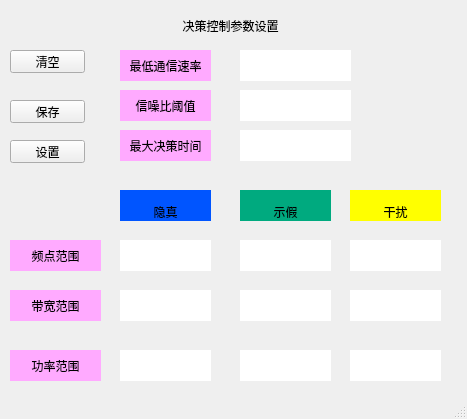
<?xml version="1.0" encoding="UTF-8"?>
<ui version="4.0">
 <class>MainWindow</class>
 <widget class="QMainWindow" name="MainWindow">
  <property name="geometry">
   <rect>
    <x>0</x>
    <y>0</y>
    <width>467</width>
    <height>419</height>
   </rect>
  </property>
  <property name="windowTitle">
   <string>MainWindow</string>
  </property>
  <widget class="QWidget" name="centralwidget">
   <widget class="QLabel" name="label">
    <property name="geometry">
     <rect>
      <x>120</x>
      <y>50</y>
      <width>91</width>
      <height>31</height>
     </rect>
    </property>
    <property name="styleSheet">
     <string notr="true">background-color:rgb(255, 170, 255)</string>
    </property>
    <property name="text">
     <string>最低通信速率</string>
    </property>
    <property name="textFormat">
     <enum>Qt::AutoText</enum>
    </property>
    <property name="alignment">
     <set>Qt::AlignCenter</set>
    </property>
   </widget>
   <widget class="QLabel" name="label_2">
    <property name="geometry">
     <rect>
      <x>120</x>
      <y>90</y>
      <width>91</width>
      <height>31</height>
     </rect>
    </property>
    <property name="styleSheet">
     <string notr="true">background-color:rgb(255, 170, 255)</string>
    </property>
    <property name="text">
     <string>信噪比阈值</string>
    </property>
    <property name="textFormat">
     <enum>Qt::AutoText</enum>
    </property>
    <property name="alignment">
     <set>Qt::AlignCenter</set>
    </property>
   </widget>
   <widget class="QLabel" name="label_3">
    <property name="geometry">
     <rect>
      <x>120</x>
      <y>130</y>
      <width>91</width>
      <height>31</height>
     </rect>
    </property>
    <property name="styleSheet">
     <string notr="true">background-color:rgb(255, 170, 255)</string>
    </property>
    <property name="text">
     <string>最大决策时间</string>
    </property>
    <property name="textFormat">
     <enum>Qt::AutoText</enum>
    </property>
    <property name="alignment">
     <set>Qt::AlignCenter</set>
    </property>
   </widget>
   <widget class="QLabel" name="label_4">
    <property name="geometry">
     <rect>
      <x>240</x>
      <y>50</y>
      <width>111</width>
      <height>31</height>
     </rect>
    </property>
    <property name="styleSheet">
     <string notr="true">background-color:rgb(255, 255, 255)</string>
    </property>
    <property name="text">
     <string/>
    </property>
   </widget>
   <widget class="QLabel" name="label_5">
    <property name="geometry">
     <rect>
      <x>240</x>
      <y>90</y>
      <width>111</width>
      <height>31</height>
     </rect>
    </property>
    <property name="styleSheet">
     <string notr="true">background-color:rgb(255, 255, 255)</string>
    </property>
    <property name="text">
     <string/>
    </property>
   </widget>
   <widget class="QLabel" name="label_6">
    <property name="geometry">
     <rect>
      <x>240</x>
      <y>130</y>
      <width>111</width>
      <height>31</height>
     </rect>
    </property>
    <property name="styleSheet">
     <string notr="true">background-color:rgb(255, 255, 255)</string>
    </property>
    <property name="text">
     <string/>
    </property>
   </widget>
   <widget class="QLabel" name="label_7">
    <property name="geometry">
     <rect>
      <x>10</x>
      <y>240</y>
      <width>91</width>
      <height>31</height>
     </rect>
    </property>
    <property name="styleSheet">
     <string notr="true">background-color:rgb(255, 170, 255)</string>
    </property>
    <property name="text">
     <string>频点范围</string>
    </property>
    <property name="textFormat">
     <enum>Qt::AutoText</enum>
    </property>
    <property name="alignment">
     <set>Qt::AlignCenter</set>
    </property>
   </widget>
   <widget class="QLabel" name="label_8">
    <property name="geometry">
     <rect>
      <x>10</x>
      <y>290</y>
      <width>91</width>
      <height>31</height>
     </rect>
    </property>
    <property name="styleSheet">
     <string notr="true">background-color:rgb(255, 170, 255)</string>
    </property>
    <property name="text">
     <string>带宽范围</string>
    </property>
    <property name="textFormat">
     <enum>Qt::AutoText</enum>
    </property>
    <property name="alignment">
     <set>Qt::AlignCenter</set>
    </property>
   </widget>
   <widget class="QLabel" name="label_9">
    <property name="geometry">
     <rect>
      <x>10</x>
      <y>350</y>
      <width>91</width>
      <height>31</height>
     </rect>
    </property>
    <property name="styleSheet">
     <string notr="true">background-color:rgb(255, 170, 255)</string>
    </property>
    <property name="text">
     <string>功率范围</string>
    </property>
    <property name="textFormat">
     <enum>Qt::AutoText</enum>
    </property>
    <property name="alignment">
     <set>Qt::AlignCenter</set>
    </property>
   </widget>
   <widget class="QLabel" name="label_10">
    <property name="geometry">
     <rect>
      <x>240</x>
      <y>190</y>
      <width>91</width>
      <height>31</height>
     </rect>
    </property>
    <property name="styleSheet">
     <string notr="true">background-color: rgb(0, 170, 127);
font: 16pt &quot;Adobe Arabic&quot;;</string>
    </property>
    <property name="text">
     <string>示假</string>
    </property>
    <property name="textFormat">
     <enum>Qt::AutoText</enum>
    </property>
    <property name="alignment">
     <set>Qt::AlignBottom|Qt::AlignHCenter</set>
    </property>
   </widget>
   <widget class="QLabel" name="label_11">
    <property name="geometry">
     <rect>
      <x>120</x>
      <y>190</y>
      <width>91</width>
      <height>31</height>
     </rect>
    </property>
    <property name="styleSheet">
     <string notr="true">background-color: rgb(0, 85, 255);
font: 16pt &quot;Adobe Arabic&quot;;</string>
    </property>
    <property name="text">
     <string>隐真</string>
    </property>
    <property name="textFormat">
     <enum>Qt::AutoText</enum>
    </property>
    <property name="alignment">
     <set>Qt::AlignBottom|Qt::AlignHCenter</set>
    </property>
   </widget>
   <widget class="QLabel" name="label_12">
    <property name="geometry">
     <rect>
      <x>350</x>
      <y>190</y>
      <width>91</width>
      <height>31</height>
     </rect>
    </property>
    <property name="styleSheet">
     <string notr="true">background-color: rgb(255, 255, 0);
font: 16pt &quot;Adobe Arabic&quot;;</string>
    </property>
    <property name="text">
     <string>干扰</string>
    </property>
    <property name="textFormat">
     <enum>Qt::AutoText</enum>
    </property>
    <property name="alignment">
     <set>Qt::AlignBottom|Qt::AlignHCenter</set>
    </property>
   </widget>
   <widget class="QLabel" name="label_13">
    <property name="geometry">
     <rect>
      <x>120</x>
      <y>240</y>
      <width>91</width>
      <height>31</height>
     </rect>
    </property>
    <property name="styleSheet">
     <string notr="true">background-color:rgb(255, 255, 255)</string>
    </property>
    <property name="text">
     <string/>
    </property>
   </widget>
   <widget class="QLabel" name="label_14">
    <property name="geometry">
     <rect>
      <x>120</x>
      <y>290</y>
      <width>91</width>
      <height>31</height>
     </rect>
    </property>
    <property name="styleSheet">
     <string notr="true">background-color:rgb(255, 255, 255)</string>
    </property>
    <property name="text">
     <string/>
    </property>
   </widget>
   <widget class="QLabel" name="label_15">
    <property name="geometry">
     <rect>
      <x>120</x>
      <y>350</y>
      <width>91</width>
      <height>31</height>
     </rect>
    </property>
    <property name="styleSheet">
     <string notr="true">background-color:rgb(255, 255, 255)</string>
    </property>
    <property name="text">
     <string/>
    </property>
   </widget>
   <widget class="QLabel" name="label_16">
    <property name="geometry">
     <rect>
      <x>240</x>
      <y>240</y>
      <width>91</width>
      <height>31</height>
     </rect>
    </property>
    <property name="styleSheet">
     <string notr="true">background-color:rgb(255, 255, 255)</string>
    </property>
    <property name="text">
     <string/>
    </property>
   </widget>
   <widget class="QLabel" name="label_17">
    <property name="geometry">
     <rect>
      <x>240</x>
      <y>290</y>
      <width>91</width>
      <height>31</height>
     </rect>
    </property>
    <property name="styleSheet">
     <string notr="true">background-color:rgb(255, 255, 255)</string>
    </property>
    <property name="text">
     <string/>
    </property>
   </widget>
   <widget class="QLabel" name="label_18">
    <property name="geometry">
     <rect>
      <x>240</x>
      <y>350</y>
      <width>91</width>
      <height>31</height>
     </rect>
    </property>
    <property name="styleSheet">
     <string notr="true">background-color:rgb(255, 255, 255)</string>
    </property>
    <property name="text">
     <string/>
    </property>
   </widget>
   <widget class="QLabel" name="label_19">
    <property name="geometry">
     <rect>
      <x>350</x>
      <y>240</y>
      <width>91</width>
      <height>31</height>
     </rect>
    </property>
    <property name="styleSheet">
     <string notr="true">background-color:rgb(255, 255, 255)</string>
    </property>
    <property name="text">
     <string/>
    </property>
   </widget>
   <widget class="QLabel" name="label_20">
    <property name="geometry">
     <rect>
      <x>350</x>
      <y>290</y>
      <width>91</width>
      <height>31</height>
     </rect>
    </property>
    <property name="styleSheet">
     <string notr="true">background-color:rgb(255, 255, 255)</string>
    </property>
    <property name="text">
     <string/>
    </property>
   </widget>
   <widget class="QLabel" name="label_21">
    <property name="geometry">
     <rect>
      <x>350</x>
      <y>350</y>
      <width>91</width>
      <height>31</height>
     </rect>
    </property>
    <property name="styleSheet">
     <string notr="true">background-color:rgb(255, 255, 255)</string>
    </property>
    <property name="text">
     <string/>
    </property>
   </widget>
   <widget class="QLabel" name="label_22">
    <property name="geometry">
     <rect>
      <x>160</x>
      <y>10</y>
      <width>141</width>
      <height>31</height>
     </rect>
    </property>
    <property name="styleSheet">
     <string notr="true">font: 11pt &quot;Adobe Arabic&quot;;</string>
    </property>
    <property name="text">
     <string>决策控制参数设置</string>
    </property>
    <property name="textFormat">
     <enum>Qt::AutoText</enum>
    </property>
    <property name="alignment">
     <set>Qt::AlignCenter</set>
    </property>
   </widget>
   <widget class="QPushButton" name="pushButton">
    <property name="geometry">
     <rect>
      <x>10</x>
      <y>50</y>
      <width>75</width>
      <height>23</height>
     </rect>
    </property>
    <property name="text">
     <string>清空</string>
    </property>
   </widget>
   <widget class="QPushButton" name="pushButton_2">
    <property name="geometry">
     <rect>
      <x>10</x>
      <y>100</y>
      <width>75</width>
      <height>23</height>
     </rect>
    </property>
    <property name="text">
     <string>保存</string>
    </property>
   </widget>
   <widget class="QPushButton" name="pushButton_3">
    <property name="geometry">
     <rect>
      <x>10</x>
      <y>140</y>
      <width>75</width>
      <height>23</height>
     </rect>
    </property>
    <property name="text">
     <string>设置</string>
    </property>
   </widget>
  </widget>
  <widget class="QStatusBar" name="statusbar"/>
 </widget>
 <resources/>
 <connections/>
</ui>
